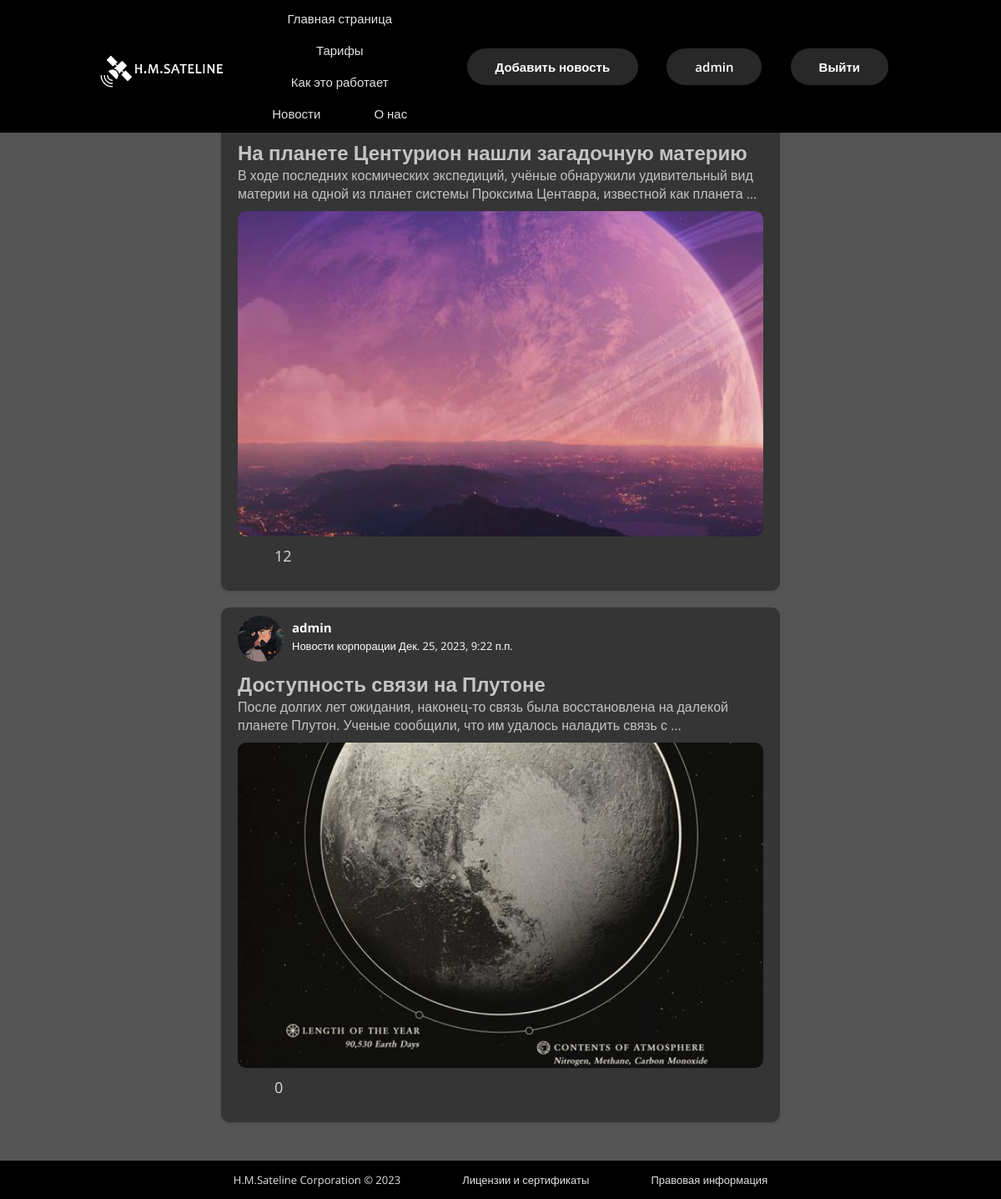
/news/ (signed in), run on an earlier commit of the app's database.
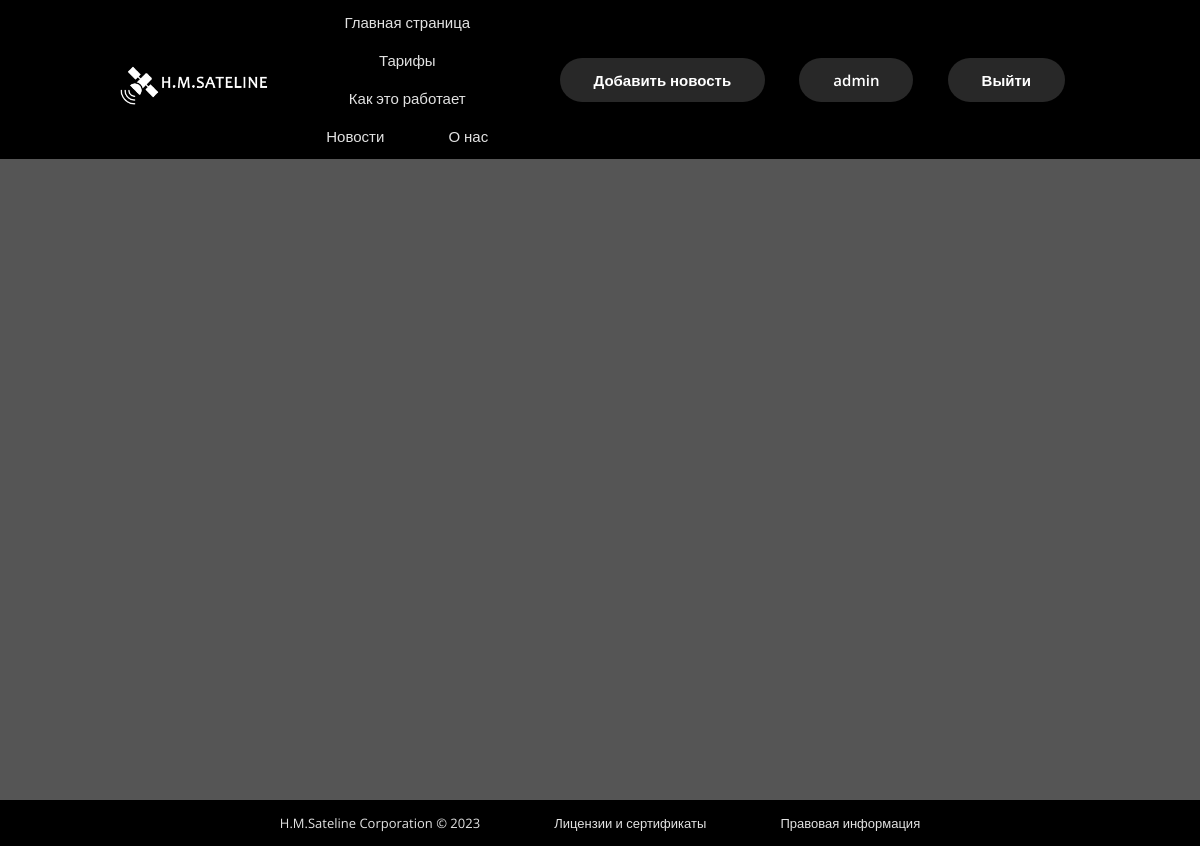
And on a later commit of the database.
### news/models.py (models this page shows, shortened)
class News(models.Model):
    title = models.CharField(max_length=128, verbose_name='Название новости')
    text = models.CharField(max_length=5000, verbose_name='Текст новости')
    created_at = models.DateTimeField(auto_now_add=True)
    modified_at = models.DateTimeField(null=True, blank=True, auto_now=True)
    author = models.ForeignKey(
        settings.AUTH_USER_MODEL,
        on_delete=models.CASCADE,
    )
    image = models.ImageField('Картинка', upload_to='post_image', blank=True)
    category = models.ForeignKey(
        Category,
        verbose_name='Категория',
        on_delete=models.SET_NULL,
        null=True,
        related_name='category'
    )
    class Meta:
        ordering=('created_at',)
        verbose_name_plural = 'Новости'
        verbose_name = 'Новость'

class Category(models.Model):
    title = models.CharField(
        verbose_name='Заголовок',
        max_length=256
    )
    description = models.TextField(
        verbose_name='Описание',
    )
    slug = models.SlugField(
        verbose_name='Идентификатор',
        help_text=('Идентификатор страницы для URL; разрешены символы '
                   'латиницы, цифры, дефис и подчёркивание.'),
        unique=True
    )
    class Meta:
        verbose_name = 'категория'
        verbose_name_plural = "Категории"
    def __str__(self):
        return self.title

### personal/models.py (models this page shows)
class CustomUser(AbstractUser):
    MAN = 'Муж.'
    WOMAN = 'Жен.'
    SHREK = 'Шрек'
    SEXS = [
        (MAN, 'Мужчина'),
        (WOMAN, 'Женщина'),
        (SHREK, 'Шрек'),
    ]
    sex = models.CharField(
        'Пол',
        max_length=5,
        choices=SEXS,
        default=SHREK,
    )
    avatar = models.ImageField(
        'Аватар',
        blank=True,
        null=True,
        upload_to='avatars/',# Изменено на upload_to с путем к папке 'avatars/'
        default='defaults/default-avatar.jpg',
    )

### news/views.py (the view)
# urls.py: path('', views.NewsListView.as_view(), name='news-list'),
class NewsListView(ListView):
    model = News
    template_name = 'news/list.html'
    def get_queryset(self):
        return self.model.objects.prefetch_related(
            'comment_set'
        ).annotate(
            comment_count=Count('comment')
        )[:settings.NEWS_COUNT_ON_HOME_PAGE]

### templates/news/list.html (shortened to what this page needs)
{% extends "base.html" %}
{% load static %}
{% block content %}
    <section class="container-news">
    {% for news in news_list  %}
        <div class="news-item">
            <div class="news-author-container">
                <div class="news-author-img">
                    <img src={{ news.author.avatar.url }} alt="Профиль пользователя" class="avatar-image">
                </div>
                <div class="news-author-category-date">
                    <div class="news-author-username">
                        <p><a href="{% url "personal:personal-detail" news.author.id %}">{{ news.author.username }}</a></p>
                    </div>
                    <div class="news-category-date">
                        <p>{{ news.category }}</p>
                        <p>&nbsp;</p>
                        <p>{{ news.created_at }}</p>
                    </div>
                </div>
            </div>
            <div class="news-text-container">
                <a href="{% url "news:news-detail" news.id %}">
                    <h2 class="news-title">{{ news.title }}</h2>
                    <p class="news-content">
                        {{ news.text|truncatewords:20 }}
                    </p>
                    <div class='news-image-container'>
                        <img src="{{ news.image.url }}" alt="{{ news.title }}">
                    </div>
                </a>
            </div>
            <div class="news-reaction-container">
                <a href="{% url "news:news-detail" news.id %}">
                <button class="news-reaction-button">
                    <div class="news-comment-button">
                        <ion-icon name="chatbox-outline"></ion-icon>
                        <p>{{ news.comment_count }}</p>
                    </div>
                </button>
                </a>
            </div>
        </div>
    {% endfor %}
    </section>
{% endblock %}

What changed in the data, as far as the page shows it:
removed News: title "На планете Центурион нашли загадочную материю", text "В ходе последних космических экспедиций, учёные обнаружили удивительный вид материи на одной из планет системы Проксима Центавра, известной как планета …", image (picture), comment_count "12"
removed News: author.avatar (picture), author.username "admin", category "Новости корпорации", created_at "Дек. 25, 2023, 9:22 п.п.", title "Доступность связи на Плутоне", text "После долгих лет ожидания, наконец-то связь была восстановлена на далекой планете Плутон. Ученые сообщили, что им удалось наладить связь с …", image (picture), comment_count "0"
